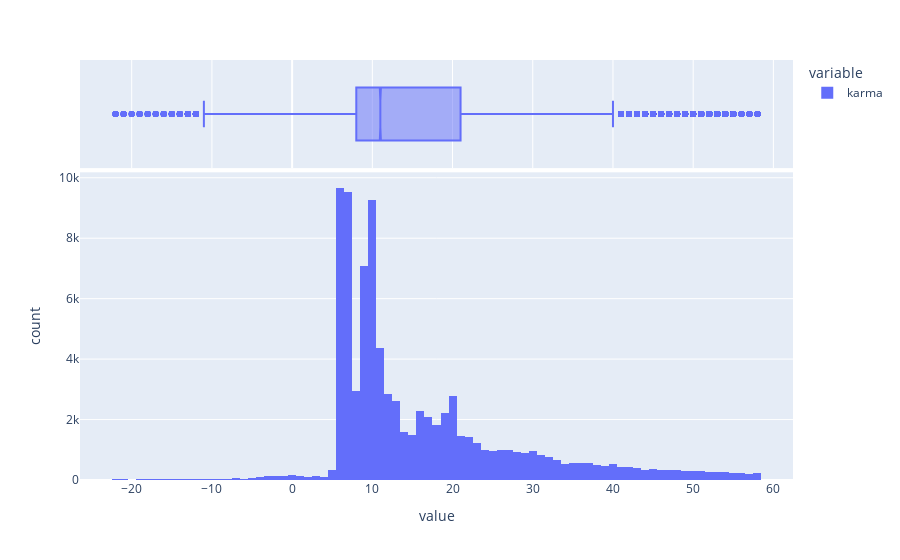

Notebook cell for this chart:
### Markdown cell above
#### Distribución de la variable objetivo "karma"

### Code cell
px.histogram(df["karma"], marginal="box")

### Figure 1 — Plotly figure (JSON) as saved in the notebook; plotly's stock layout.template omitted (floating-point values rounded to 4 significant figures; data arrays with more than 128 entries replaced by an {"elided": "..."} marker saying what was removed)
{"data": [{"alignmentgroup": "True", "bingroup": "x", "hovertemplate": "variable=karma<br>value=%{x}<br>count=%{y}<extra></extra>", "legendgroup": "karma", "marker": {"color": "#636efa", "pattern": {"shape": ""}}, "name": "karma", "offsetgroup": "karma", "orientation": "v", "showlegend": true, "type": "histogram", "x": {"elided": "87041 int values"}, "xaxis": "x", "yaxis": "y"}, {"alignmentgroup": "True", "hovertemplate": "variable=karma<br>value=%{x}<extra></extra>", "legendgroup": "karma", "marker": {"color": "#636efa"}, "name": "karma", "notched": true, "offsetgroup": "karma", "showlegend": false, "type": "box", "x": {"elided": "87041 int values"}, "xaxis": "x2", "yaxis": "y2"}], "layout": {"barmode": "relative", "legend": {"title": {"text": "variable"}, "tracegroupgap": 0}, "margin": {"t": 60}, "xaxis": {"anchor": "y", "domain": [0, 1], "title": {"text": "value"}}, "xaxis2": {"anchor": "y2", "domain": [0, 1], "matches": "x", "showgrid": true, "showticklabels": false}, "yaxis": {"anchor": "x", "domain": [0, 0.7326], "title": {"text": "count"}}, "yaxis2": {"anchor": "x2", "domain": [0.7426, 1], "matches": "y2", "showgrid": false, "showline": false, "showticklabels": false, "ticks": ""}}}
